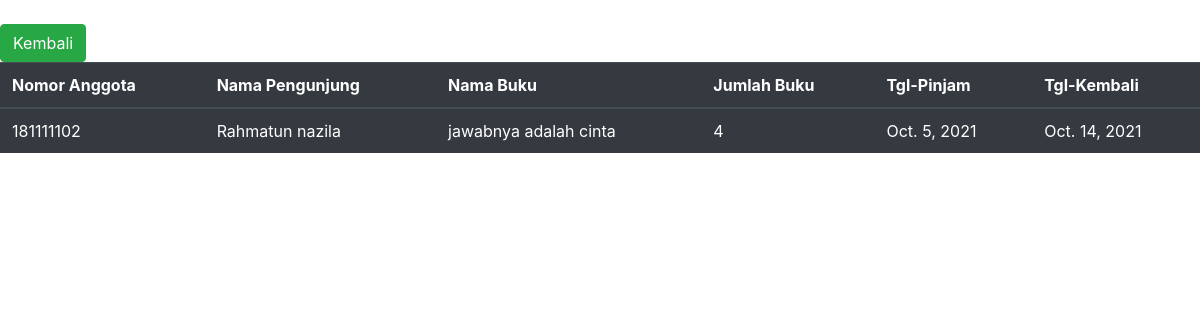
/2/detail/, run on the app's committed database.
### perpus/models.py (models this page shows)
class pinjam(models.Model):
    nmr_anggota = models.IntegerField()
    nama = models.TextField(max_length=200)
    buku = models.TextField(max_length=200)
    jml_buku = models.IntegerField()
    tgl_pinjam = models.DateField(blank=True, null=True)
    tgl_kembali = models.DateField(blank=True, null=True)

### perpus/views.py (the view)
# urls.py: path('<id>/detail/', views.detailindex),
def detailindex(request,id):
    detail = models.pinjam.objects.filter(pk=id).first()
    return render (request,'detail.html', {
        'data': detail,
    })

### perpus/templates/detail.html (shortened to what this page needs)
<html>
<head>
    <link rel="stylesheet" href="https://cdn.jsdelivr.net/npm/bootstrap@4.6.0/dist/css/bootstrap.min.css">
</head>
<body>
  <br>
  <a type="submit" class="btn btn-success" href="{% url 'form_pinjam' %}">Kembali</a>
    <br>
    <table class="table table-dark">
        <thead>
          <tr>
            <th scope="col">Nomor Anggota</th>
            <th scope="col">Nama Pengunjung</th>
            <th scope="col">Nama Buku</th>
            <th scope="col">Jumlah Buku</th>
            <th scope="col">Tgl-Pinjam</th>
            <th scope="col">Tgl-Kembali</th>
          </tr>
        </thead>
        <tbody>
          <tr>
            <td>{{data.nmr_anggota}}</td>
            <td>{{data.nama}}</td>
            <td>{{data.buku}}</td>
            <td>{{data.jml_buku}}</td>
            <td>{{data.tgl_pinjam}}</td>
            <td>{{data.tgl_kembali}}</td>
          </tr>
        </tbody>
      </table>
</body>
</head>
</html>

### data on the page
pinjam: nmr_anggota "181111102", nama "Rahmatun nazila", buku "jawabnya adalah cinta", jml_buku "4", tgl_pinjam "Oct. 5, 2021", tgl_kembali "Oct. 14, 2021"
